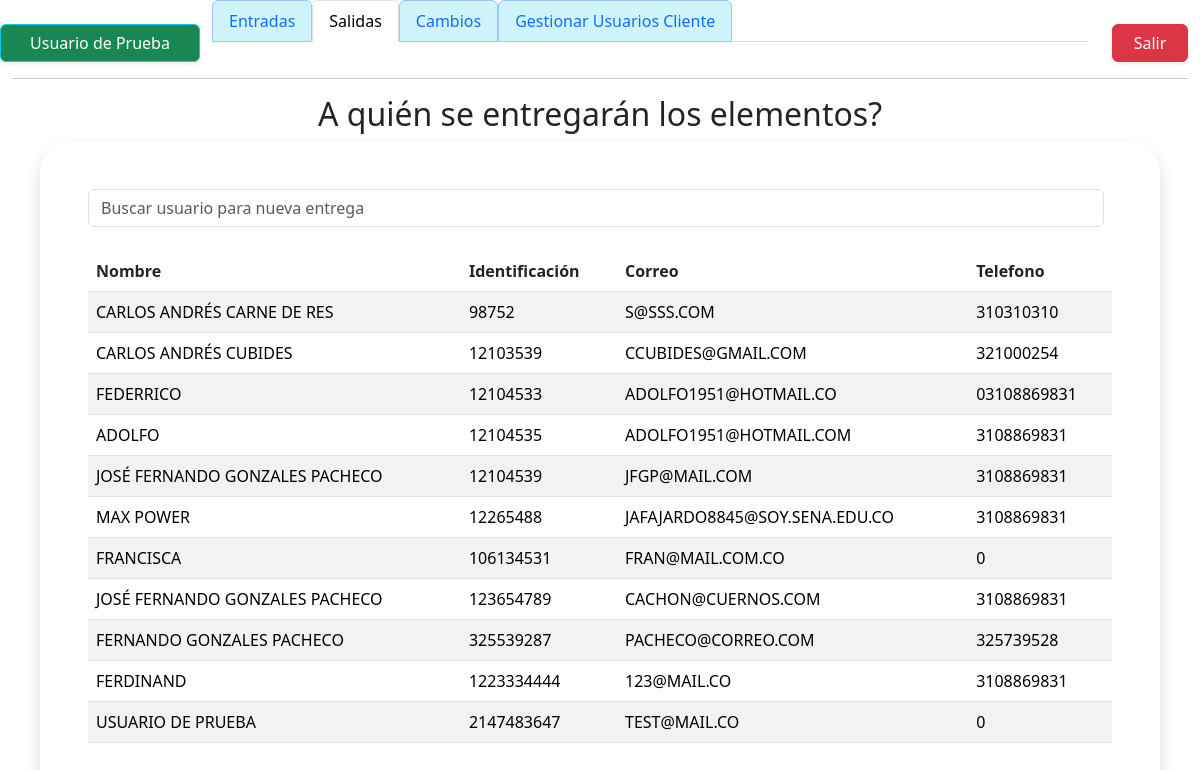
The app's page /views/salidas.php (signed in) with its own data.
### tables this page shows
CREATE TABLE `usuarios` (
  `id` int(50) NOT NULL,
  `user` varchar(50) NOT NULL,
  `telefono` varchar(15) NOT NULL,
  `password` varchar(32) NOT NULL,
  `email` varchar(50) NOT NULL,
  `rol` varchar(10) NOT NULL
);

### views/salidas.php (the view, shortened to what this page needs)
<!DOCTYPE html>
<html lang="es">
<head>
  <link rel="stylesheet" href="../csss/bootstrap/css/bootstrap.min.css">
</head>
<body>
  <div class="container-fluid">
    <div class="row">
      <div class="btn border-info bg-success text-white mt-4 shadow-sm  col-2">
        <?php
          echo $_SESSION["nombre"]
        ?>
        <?php
$where="";
?>
      </div>
      <div class="col-9">
        <ul class="nav nav-tabs">
          <li class="nav-item">
            <a class="nav-link nav-link border-primary-subtle bg-info-subtle" aria-current="page" href="entradas.php">Entradas</a>
          </li>
          <li class="nav-item">
            <p class="nav-link active">Salidas</p>
          </li>
          <li class="nav-item">
            <a class="nav-link nav-link border-primary-subtle bg-info-subtle" href="cambios.php">Cambios</a>
          </li>
          <li class="nav-item">
            <a class="nav-link nav-link border-primary-subtle bg-info-subtle" href="usuariosGestionar.php">Gestionar Usuarios Cliente</a>
          </li>
        </ul>
      </div>
      <div class="col-1">
        <div>
          <button class="btn btn-danger w-100 mt-4 shadow-sm "><a class="text-decoration-none text-white"
              href="../controllers/logout.php">Salir</a></button>
        </div>
      </div>
    </div>
<hr>
  <div class="form-floating input-group mt-1 justify-content-center align-items-center">
    <H2>A quién se entregarán los elementos?</H2>
  </div>
  <div class="d-flex justify-content-center align-items-center vh-800">
    <div class=" p-5 rounded-5 text-secondary shadow" style="width: 70rem">
<form class="d-flex">
      <input class="form-control me-2 light-table-filter" data-table="table_id" type="text"
      placeholder="Buscar usuario para nueva entrega">
      </form>
      <br>
      <table class="table table-striped table_id ">
                         <thead>
                         <tr>
                        <th>Nombre</th>
                        <th>Identificación</th>
                        <th>Correo</th>
                        <th>Telefono</th>
                        </tr>
                        </thead>
                        <tbody>
                        <?php
$conexion=mysqli_connect("localhost","root","","almasenadb");
$SQL="SELECT usuarios.id, usuarios.user, usuarios.email, usuarios.telefono, usuarios.rol FROM usuarios
$where";
$dato = mysqli_query($conexion, $SQL);
if($dato -> num_rows >0){
    while($fila=mysqli_fetch_array($dato)){
?>
<tr>
<td><a class="text-black text-uppercase text-decoration-none" href="salidasPage2.php?id=<?= $fila['id']?>"><?php echo $fila['user']; ?></a></td>
<td><a class="text-black text-uppercase text-decoration-none" href="salidasPage2.php?id=<?= $fila['id']?>"><?php echo $fila['id']; ?></a></td>
<td><a class="text-black text-uppercase text-decoration-none" href="salidasPage2.php?id=<?= $fila['id']?>"><?php echo $fila['email']; ?></a></td>
<td><a class="text-black text-uppercase text-decoration-none" href="salidasPage2.php?id=<?= $fila['id']?>"><?php echo $fila['telefono']; ?></a></td>
</tr>
<?php
}
}else{
    ?>
    <tr class="text-center">
    <td colspan="16">No existen registros</td>
    </tr>
    <?php
}
?>
    </div>
  </div>
</body>
</html>

### records on screen
usuarios: user "CARLOS ANDRÉS CARNE DE RES", id "98752", email "S@SSS.COM", telefono "310310310"
usuarios: user "CARLOS ANDRÉS CUBIDES", id "12103539", email "CCUBIDES@GMAIL.COM", telefono "321000254"
usuarios: user "FEDERRICO", id "12104533", email "ADOLFO1951@HOTMAIL.CO", telefono "03108869831"
usuarios: user "ADOLFO", id "12104535", email "ADOLFO1951@HOTMAIL.COM", telefono "3108869831"
usuarios: user "JOSÉ FERNANDO GONZALES PACHECO", id "12104539", email "JFGP@MAIL.COM", telefono "3108869831"
usuarios: user "MAX POWER", id "12265488", email "JAFAJARDO8845@SOY.SENA.EDU.CO", telefono "3108869831"
usuarios: user "FRANCISCA", id "106134531", email "FRAN@MAIL.COM.CO", telefono "0"
usuarios: user "JOSÉ FERNANDO GONZALES PACHECO", id "123654789", email "CACHON@CUERNOS.COM", telefono "3108869831"
usuarios: user "FERNANDO GONZALES PACHECO", id "325539287", email "PACHECO@CORREO.COM", telefono "325739528"
usuarios: user "FERDINAND", id "1223334444", email "123@MAIL.CO", telefono "3108869831"
usuarios: user "USUARIO DE PRUEBA", id "2147483647", email "TEST@MAIL.CO", telefono "0"

### other values on screen
$_SESSION["nombre"] "Usuario de Prueba"
